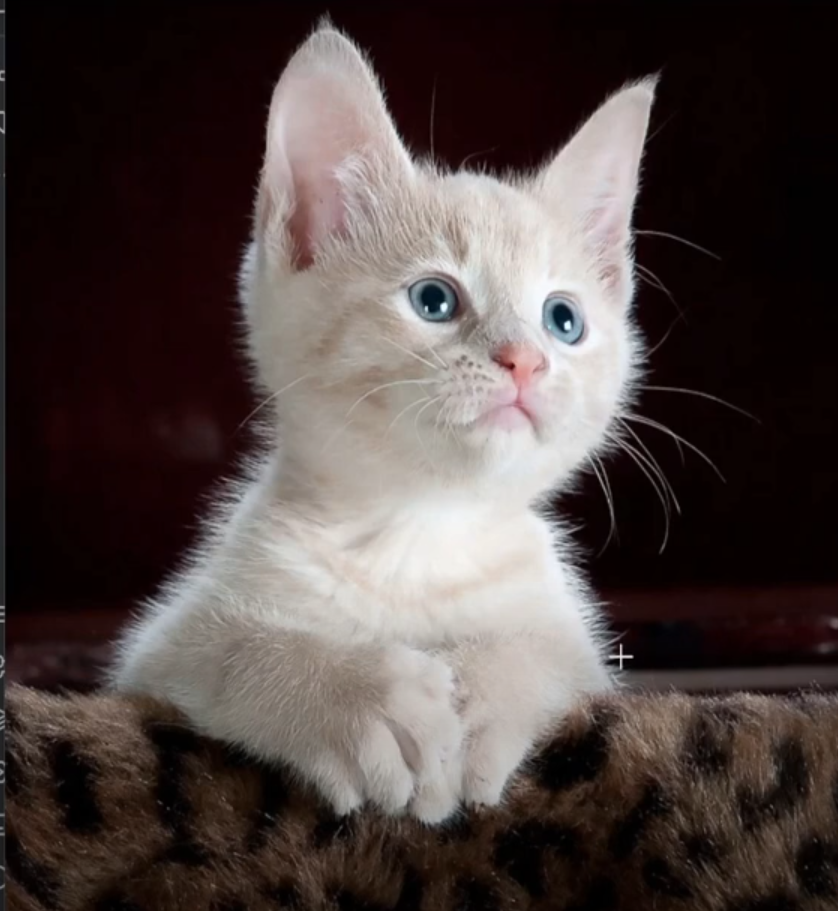
#> input picture OpenCV/Segmentación de Imágenes/Gato.png, 838 x 911 px
$ python umbralizacion.py
#> lines starting #> are read from the running program, lines starting #| are printed output that depends on the picture; after the words box and inside, x2 and y2 are one past the last pixel; in counts of white or black regions, pixels touching at a corner belong together
#> further down, im is the input picture: shape (911, 838, 3); mean B, G, R 66, 68.1, 78.8
import cv2 as cv
import matplotlib.pyplot as plt

def umbralize(im):

    # Todos los Métodos de Umbralización
    MetodosUmbralizacion = [
        cv.THRESH_BINARY,       # 255 es el color en el cual se muestran los pixeles que superen el umbral.
        cv.THRESH_BINARY_INV,   # 255 es el color en el cual se muestran los pixeles que no superen el umbral.
        cv.THRESH_TOZERO,       # Pone a 0 los valores que no superan el umbral. Los demás los dejan igual.
        cv.THRESH_TOZERO_INV,   # Pone a 0 los valores que superan el umbral. Los demás lo dejan igual.
        cv.THRESH_TRUNC         # Pone los pixeles que superan el umbral al color del umbral. Los demás los dejan igual.
    ]

    NombresMetodos = [
        "binary",
        "binary_inv",
        "tozero",
        "tozero_inv",
        "trunc"
    ]

    plt.figure()
    plt.subplot(2,4,1)
    plt.imshow(im, cmap='gray')

    umbral = 130
    color_mostrar = 180 # Como quiero que se muestre el pixel que se va a mostrar tras la umbralización (binaria)
    hist = cv.calcHist([im],[0],None,[256],[0,256])
#> hist = 256 values, max 82020 at index 2, min 0 at index 253, mean 2982.1

    plt.subplot(2,4,2)
    plt.plot(hist)
    plt.axvline(x=umbral, color='r')
    plt.title("Histograma Gris")

    for i in range(len(MetodosUmbralizacion)):
        plt.subplot(2,4,i+3)

        _, im_umbr = cv.threshold(im, umbral, color_mostrar, MetodosUmbralizacion[i])

        plt.imshow(im_umbr, cmap='gray')
        plt.title(NombresMetodos[i])
#> this loop made 5 passes
#> pass 1, in umbralize, `_, im_umbr = cv.threshold(im, umbral, color_mostrar, MetodosUmbralizac..`:
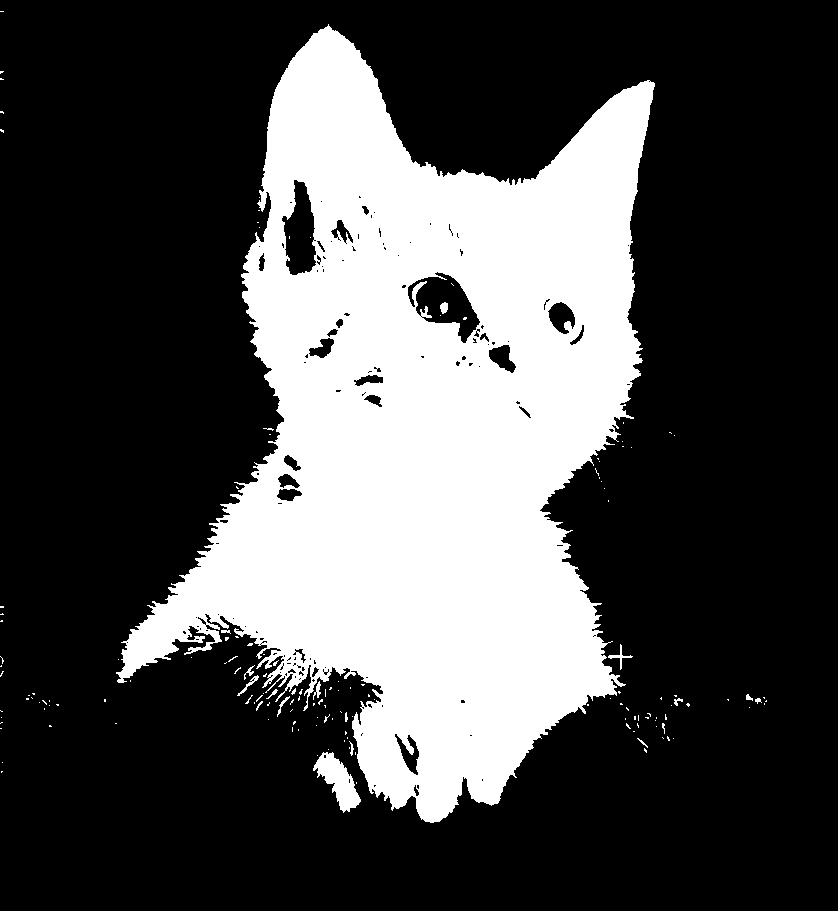
#> im_umbr: shape (911, 838); values 0 (black) and 180 (white), 29.5% white; 154 white regions (137 under 20 px), largest, box (x1, y1, x2, y2) and area: (116, 24, 655, 823) 222397, (313, 752, 361, 813) 1335, (608, 644, 633, 670) 110
#> pass 3, in umbralize, `_, im_umbr = cv.threshold(im, umbral, color_mostrar, MetodosUmbralizac..`:
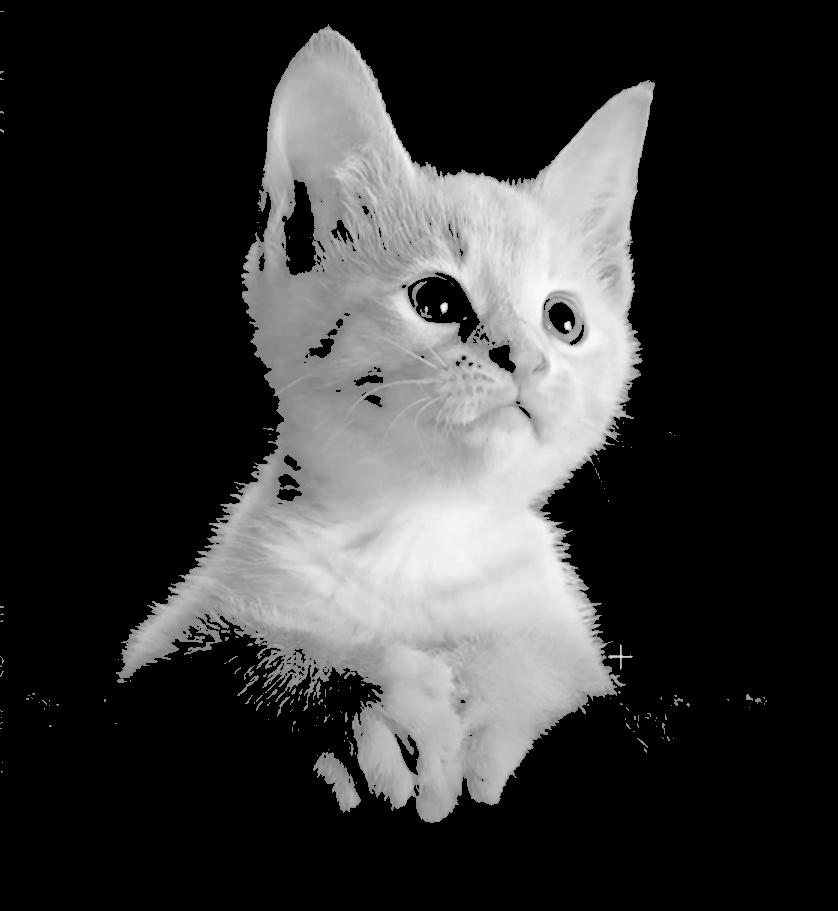
#> im_umbr: shape (911, 838); min 0, max 252, mean 54.3

    plt.show()
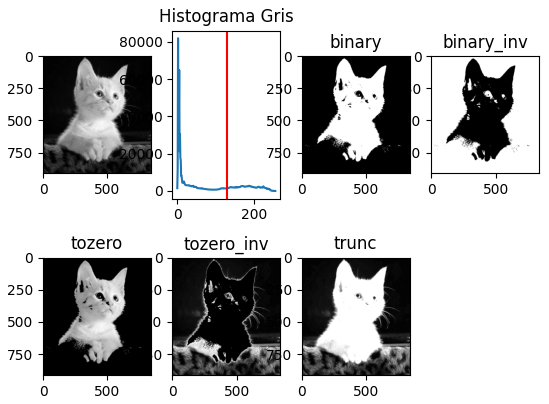
#> figure drawn by matplotlib, 7 panels; panel 2: curve peaks at x = 2, y = 82020


def adaptative_umbralize(im):

    plt.figure()
    plt.subplot(1,3,1)
    plt.imshow(im, cmap='gray')

    max_value = 255
    block_size = 17
    offsetC = 2

    # Sobre un entorno [block_size x block_size] se calcula un valor realizando la media de los valores.
    # A ese valor se le resta el offset siendo este el umbral de la zona.
    im_umbr = cv.adaptiveThreshold(im, max_value, cv.ADAPTIVE_THRESH_MEAN_C, cv.THRESH_BINARY, block_size, offsetC)
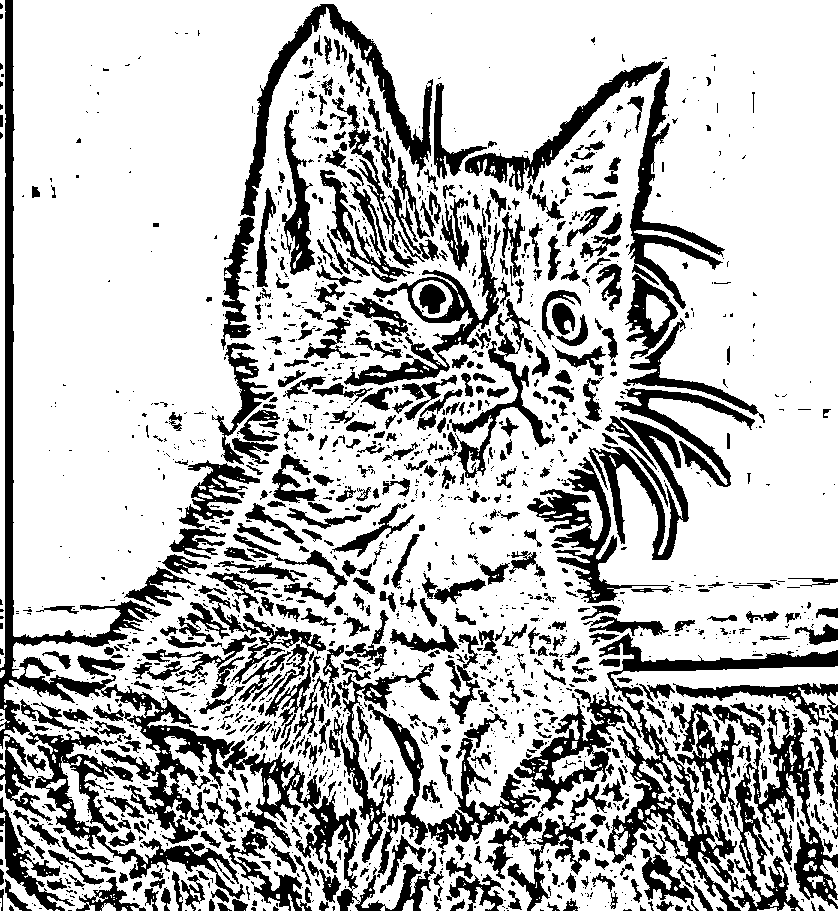
#> im_umbr: shape (911, 838); 73.8% white; 1911 black regions (1313 under 20 px), largest, box (x1, y1, x2, y2) and area: (0, 0, 245, 899) 22234, (599, 633, 838, 911) 19499, (222, 740, 436, 911) 6375

    plt.subplot(1,3,2)
    plt.imshow(im_umbr, cmap='gray')
    plt.title("Mean")

    im_umbr = cv.adaptiveThreshold(im, max_value, cv.ADAPTIVE_THRESH_GAUSSIAN_C, cv.THRESH_BINARY, block_size, offsetC)
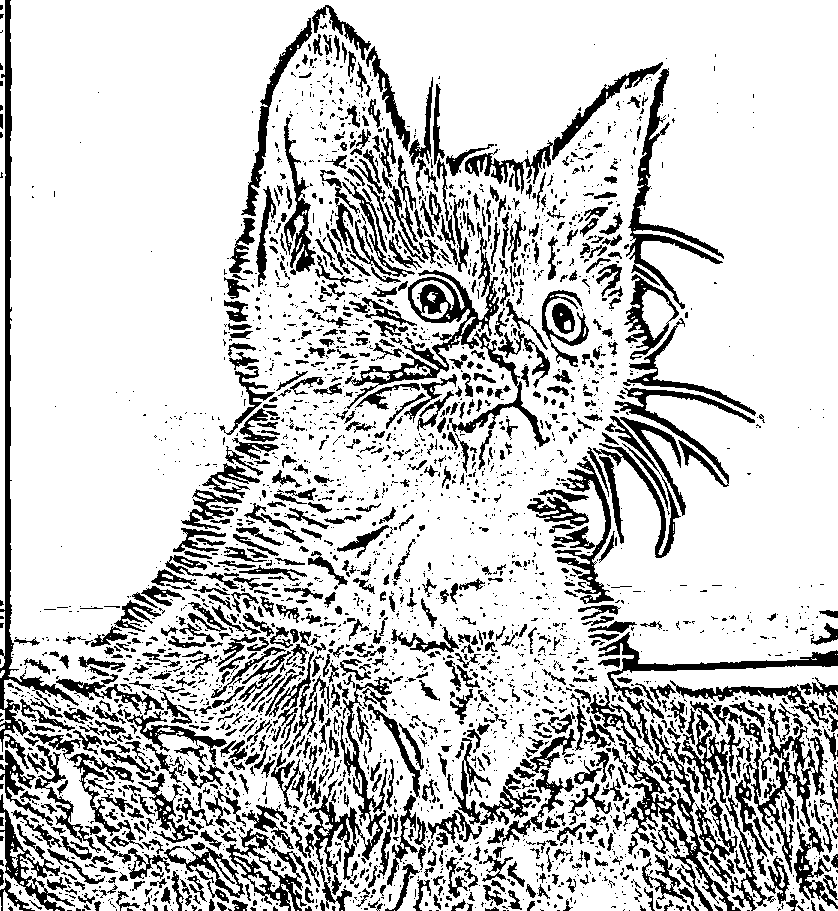
#> im_umbr: shape (911, 838); 78.9% white; 3189 black regions (2299 under 20 px), largest, box (x1, y1, x2, y2) and area: (0, 0, 81, 769) 5651, (590, 686, 741, 911) 4486, (345, 222, 499, 409) 4232

    plt.subplot(1,3,3)
    plt.imshow(im_umbr, cmap='gray')
    plt.title("Gauss")

    plt.show()


def umbralize_OTSU(im):

    plt.figure()
    plt.subplot(1,3,1)
    plt.imshow(im, cmap='gray')

    _, im_umbr = cv.threshold(im, 130, 255, cv.THRESH_BINARY)

    plt.subplot(1,3,2)
    plt.imshow(im_umbr, cmap='gray')
    plt.title("Binario Normal")

    umbral_cualquiera = 0
    _, im_umbr = cv.threshold(im, umbral_cualquiera, 255, cv.THRESH_BINARY+cv.THRESH_OTSU)
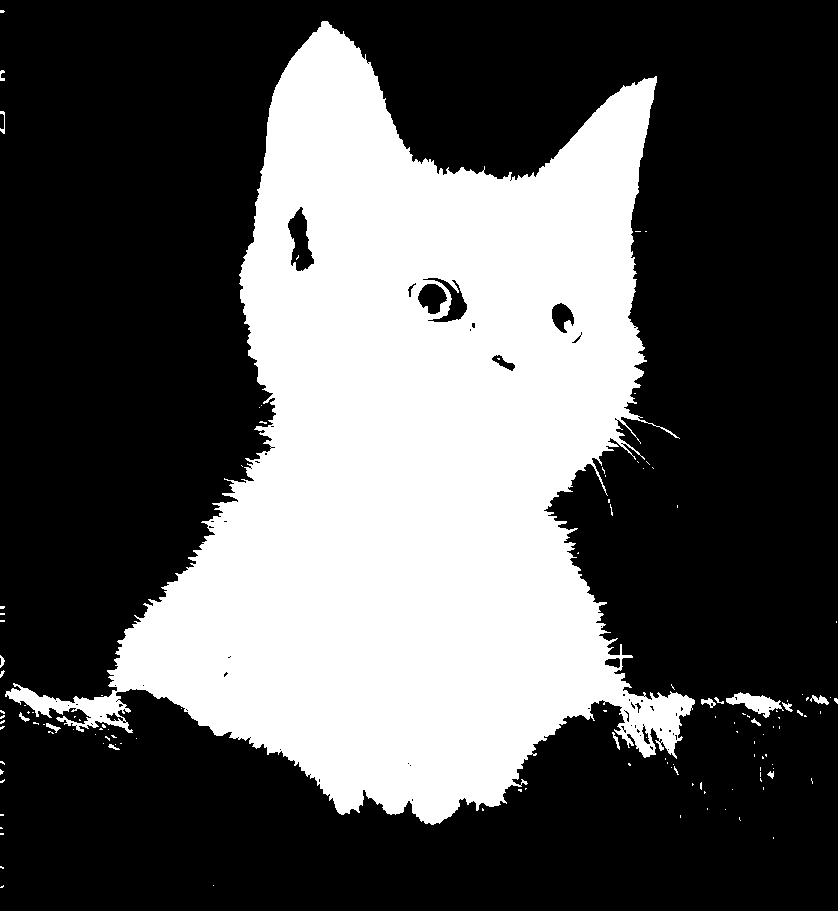
#> im_umbr: shape (911, 838); 34.6% white; 124 white regions (108 under 20 px), largest, box (x1, y1, x2, y2) and area: (5, 21, 695, 825) 262327, (726, 692, 784, 718) 659, (810, 695, 829, 705) 97

    plt.subplot(1,3,3)
    plt.imshow(im_umbr, cmap='gray')
    plt.title("OTSU")

    plt.show()


if __name__ == '__main__':
    im = cv.imread("Gato.png")
    im = cv.cvtColor(im,cv.COLOR_BGR2GRAY)

    umbralize(im)

    adaptative_umbralize(im)

    umbralize_OTSU(im)

$ run again, with OpenCV/Segmentación de Imágenes/Figuras.png copied over OpenCV/Segmentación de Imágenes/Gato.png
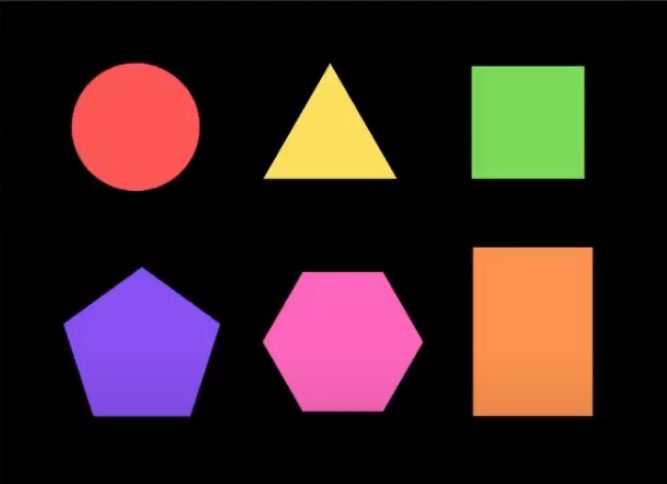
#> input picture OpenCV/Segmentación de Imágenes/Figuras.png, 667 x 484 px
#> im is the input picture: shape (484, 667, 3); mean B, G, R 35.9, 35.9, 56.6
#> im: shape (484, 667)
#> hist = 256 values, max 208562 at index 0, min 0 at index 226, mean 1261
#> in adaptative_umbralize, `im_umbr = cv.adaptiveThreshold(im, max_value, cv.ADAPTIVE_THRESH_GAUSS..`:
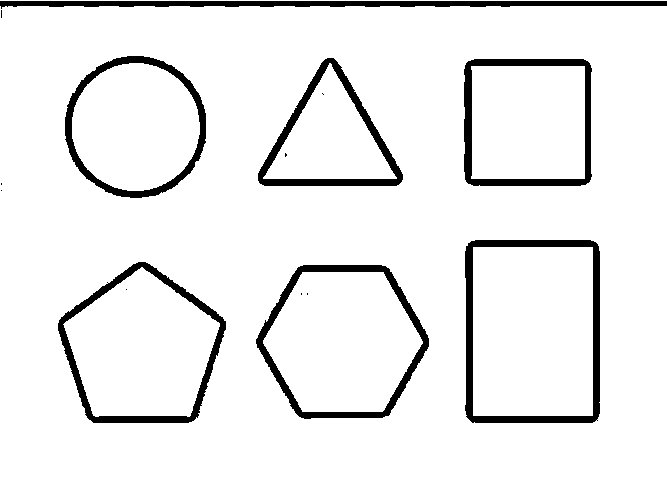
#> im_umbr: shape (484, 667); 92.7% white; 15 black regions (8 under 20 px), largest, box (x1, y1, x2, y2) and area: (465, 240, 600, 423) 4171, (0, 1, 667, 9) 3547, (256, 265, 429, 419) 3421
#> in umbralize_OTSU, `_, im_umbr = cv.threshold(im, umbral_cualquiera, 255, cv.THRESH_BINARY..`:
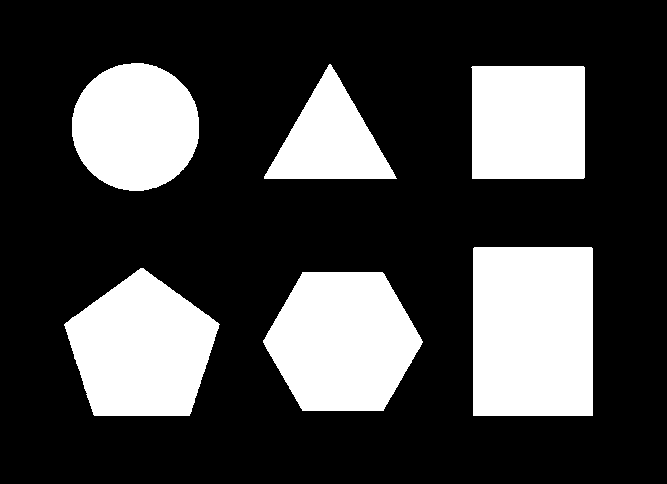
#> im_umbr: shape (484, 667); 26.8% white; 6 white regions, box (x1, y1, x2, y2) and area: (473, 247, 593, 416) 20278, (263, 272, 423, 411) 16767, (64, 268, 220, 416) 16033, (72, 63, 199, 191) 12808, (471, 66, 585, 179) 12768, (264, 64, 397, 179) 7837
